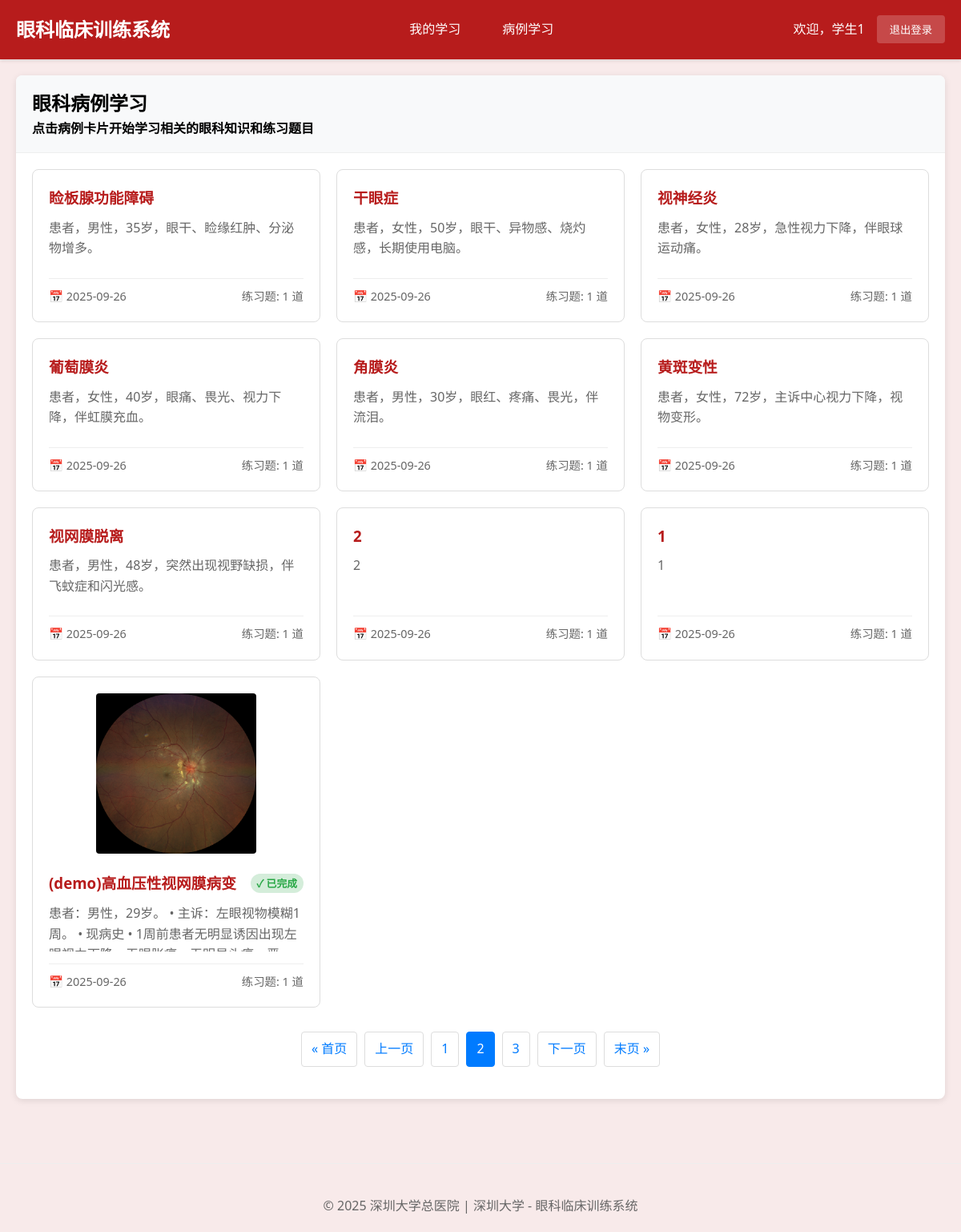
Page /student/cases/?page=2 (signed in) on the committed database.
### cases/models.py (models this page shows, shortened)
class Case(models.Model):
    title = models.CharField('病例名称', max_length=200, help_text='病例的标题或名称')    # charfield 对应 string的短文本
    description = models.TextField('病例描述', help_text='详细的病例描述和背景信息')    # textfield 对应 string的长文本
    symptoms = models.TextField('症状表现', help_text='患者的主要症状和表现')
    diagnosis = models.TextField('诊断结果', help_text='各项检查的详细结果', default='待补充')
    image = models.ImageField('病例图像', upload_to='case_images/', blank=True, null=True,
                             help_text='相关的检查图片或眼底照片')    # imagefield 对应 图片类型
    difficulty = models.CharField('难度等级', max_length=10,
                                 choices=[('easy', '简单'), ('medium', '中等'), ('hard', '困难')],
                                 default='medium', help_text='病例难度等级')
    case_type = models.CharField('病例类型', max_length=20,
                                choices=[('clinical', '临床病例'), ('surgery', '手术病例'), ('emergency', '急诊病例')],
                                default='clinical', help_text='病例类型分类')
    created_at = models.DateTimeField('创建时间', auto_now_add=True)    # datetimefield 对应 日期时间类型
    updated_at = models.DateTimeField('更新时间', auto_now=True)
    is_active = models.BooleanField('是否启用', default=True, help_text='是否在教学中使用此病例') # boolean 对应 bool类型
    class Meta:
        verbose_name = '眼科病例'
        verbose_name_plural = '眼科病例'
        ordering = ['-created_at']

### cases/views.py (the view)
# urls.py: path('student/cases/', views.student_case_list, name='student_case_list'),
@login_required
@user_passes_test(is_student, login_url='login')
def student_case_list(request):
    cases = Case.objects.filter(is_active=True).order_by('-created_at')
    progress, _ = UserProgress.objects.get_or_create(user=request.user)
    completed_cases = set(progress.completed_cases.values_list('id', flat=True))
    paginator = Paginator(cases, 10)
    page_number = request.GET.get('page')
    page_obj = paginator.get_page(page_number)
    context = {
        'page_obj': page_obj,
        'completed_cases': completed_cases,
    }
    return render(request, 'student/case_list.html', context)

### cases/views.py (called while the page is built)
def is_student(user):
    return user.groups.filter(name='Students').exists()

### cases/templates/student/case_list.html (shortened to what this page needs)
{% extends 'base.html' %}
{% load static %}
{% block content %}
<div class="card">
    <div class="card-header">
        <h2>眼科病例学习</h2>
        <p>点击病例卡片开始学习相关的眼科知识和练习题目</p>
    </div>
    <div class="card-body">
        <div style="display: grid; grid-template-columns: repeat(auto-fit, minmax(300px, 1fr)); gap: 20px;">
            {% for case in page_obj %}
            <div class="case-card" style="border: 1px solid #ddd; border-radius: 8px; padding: 20px; background: white; transition: transform 0.2s, box-shadow 0.2s; cursor: pointer;"
                 data-case-url="{% url 'student_case_detail' case.id %}" onclick="location.href=this.dataset.caseUrl">
                {% if case.image %}
                <div style="text-align: center; margin-bottom: 15px;">
                    <img src="{{ case.image.url }}" alt="{{ case.title }}" style="max-width: 100%; height: 200px; object-fit: cover; border-radius: 4px;">
                </div>
                {% endif %}
                <h3 style="color: #b71c1c; margin-bottom: 10px; display: flex; align-items: center; justify-content: space-between;">
                    {{ case.title }}
                    {% if case.id in completed_cases %}
                    <span style="color: #28a745; font-size: 0.8rem; background: #d4edda; padding: 2px 8px; border-radius: 12px;">✓ 已完成</span>
                    {% endif %}
                </h3>
                <p style="color: #666; line-height: 1.6; margin-bottom: 15px; height: 60px; overflow: hidden;">
                    {{ case.description|truncatewords:20 }}
                </p>
                <div style="border-top: 1px solid #eee; padding-top: 10px; font-size: 0.9rem; color: #666;">
                    <span>📅 {{ case.created_at|date:"Y-m-d" }}</span>
                    <span style="float: right;">练习题: {{ case.exercises.count }} 道</span>
                </div>
            </div>
            {% empty %}
            <div style="text-align: center; padding: 40px; color: #666;">
                <p>暂无病例数据</p>
                <p>请联系教师添加学习内容</p>
            </div>
            {% endfor %}
        </div>
        {% if page_obj.has_other_pages %}
        <div class="pagination" style="text-align: center; margin-top: 30px;">
            {% if page_obj.has_previous %}
                <a href="?page=1" style="display: inline-block; padding: 8px 12px; margin: 0 2px; text-decoration: none; border: 1px solid #ddd; border-radius: 4px; color: #007bff;">&laquo; 首页</a>
                <a href="?page={{ page_obj.previous_page_number }}" style="display: inline-block; padding: 8px 12px; margin: 0 2px; text-decoration: none; border: 1px solid #ddd; border-radius: 4px; color: #007bff;">上一页</a>
            {% endif %}
            {% for num in page_obj.paginator.page_range %}
                {% if page_obj.number == num %}
                    <span style="display: inline-block; padding: 8px 12px; margin: 0 2px; background: #007bff; color: white; border: 1px solid #007bff; border-radius: 4px;">{{ num }}</span>
                {% elif num > page_obj.number|add:'-3' and num < page_obj.number|add:'3' %}
                    <a href="?page={{ num }}" style="display: inline-block; padding: 8px 12px; margin: 0 2px; text-decoration: none; border: 1px solid #ddd; border-radius: 4px; color: #007bff;">{{ num }}</a>
                {% endif %}
            {% endfor %}
            {% if page_obj.has_next %}
                <a href="?page={{ page_obj.next_page_number }}" style="display: inline-block; padding: 8px 12px; margin: 0 2px; text-decoration: none; border: 1px solid #ddd; border-radius: 4px; color: #007bff;">下一页</a>
                <a href="?page={{ page_obj.paginator.num_pages }}" style="display: inline-block; padding: 8px 12px; margin: 0 2px; text-decoration: none; border: 1px solid #ddd; border-radius: 4px; color: #007bff;">末页 &raquo;</a>
            {% endif %}
        </div>
        {% endif %}
    </div>
</div>
{% endblock %}

### cases/templates/base.html (shortened to what this page needs)
{% load static %}
<!DOCTYPE html>
<html lang="zh-cn">
<head>
    <link rel="stylesheet" href="https://cdnjs.cloudflare.com/ajax/libs/font-awesome/6.0.0/css/all.min.css">
</head>
<body>
    <header class="header">
        <div class="nav-container">
            <div class="logo">眼科临床训练系统</div>
            {% if user.is_authenticated %}
            <nav class="nav-links">
                {% if user.groups.all.0.name == 'Teachers' or user.is_superuser %}
                    <a href="{% url 'teacher_dashboard' %}">仪表板</a>
                    <a href="{% url 'teacher_case_list' %}">病例管理</a>
                    <a href="{% url 'teacher_student_progress_list' %}">学生进度</a>
                    <a href="/admin/">系统管理</a>
                {% else %}
                    <a href="{% url 'student_dashboard' %}">我的学习</a>
                    <a href="{% url 'student_case_list' %}">病例学习</a>
                {% endif %}
            </nav>
            <div class="user-info">
                <span>欢迎，{{ user.get_full_name|default:user.username }}</span>
                <form method="post" action="{% url 'logout' %}" style="display: inline;">
                    <button type="submit" class="logout-btn">退出登录</button>
                </form>
            </div>
            {% endif %}
        </div>
    </header>
    <main class="container">
        {% block content %}{% endblock %}
    </main>
    <footer class="footer">
        <p>&copy; 2025 深圳大学总医院 | 深圳大学 - 眼科临床训练系统</p>
    </footer>
</body>
</html>

### cases/templates/base.html (style rules this page uses)
* { margin: 0; padding: 0; box-sizing: border-box; }
body { font-family: 'Segoe UI', Tahoma, Geneva, Verdana, sans-serif; background: #f8eaea; line-height: 1.6; }
.header { background: #b71c1c; color: white; padding: 1rem 0; box-shadow: 0 2px 4px rgba(0,0,0,0.1); }
.nav-container { max-width: 1200px; margin: 0 auto; padding: 0 20px; display: flex; justify-content: space-between; align-items: center; }
.logo { font-size: 1.5rem; font-weight: bold; }
.nav-links { display: flex; gap: 20px; }
.nav-links a { color: white; text-decoration: none; padding: 8px 16px; border-radius: 4px; transition: background 0.3s; }
.user-info { display: flex; align-items: center; gap: 15px; }
.logout-btn { background: rgba(255,255,255,0.2); color: white; border: none; padding: 8px 16px; border-radius: 4px; cursor: pointer; text-decoration: none; }
.container { max-width: 1200px; margin: 0 auto; padding: 20px; }
.card { background: white; border-radius: 8px; box-shadow: 0 2px 8px rgba(0,0,0,0.1); margin-bottom: 20px; }
.card-header { padding: 16px 20px; border-bottom: 1px solid #eee; font-weight: bold; background: #f8f9fa; border-radius: 8px 8px 0 0; }
.card-body { padding: 20px; }
.pagination { display: flex; justify-content: center; gap: 5px; margin: 20px 0; }
.pagination a, .pagination span { padding: 8px 12px; text-decoration: none; border: 1px solid #ddd; border-radius: 4px; }
.footer { text-align: center; color: #666; padding: 40px 0 20px 0; margin-top: 40px; border-top: 1px solid #eee; }

### rows in the picture
Case: title "睑板腺功能障碍", description "患者，男性，35岁，眼干、睑缘红肿、分泌物增多。", created_at "2025-09-26", exercises.count "1"
Case: title "干眼症", description "患者，女性，50岁，眼干、异物感、烧灼感，长期使用电脑。", created_at "2025-09-26", exercises.count "1"
Case: title "视神经炎", description "患者，女性，28岁，急性视力下降，伴眼球运动痛。", created_at "2025-09-26", exercises.count "1"
Case: title "葡萄膜炎", description "患者，女性，40岁，眼痛、畏光、视力下降，伴虹膜充血。", created_at "2025-09-26", exercises.count "1"
Case: title "角膜炎", description "患者，男性，30岁，眼红、疼痛、畏光，伴流泪。", created_at "2025-09-26", exercises.count "1"
Case: title "黄斑变性", description "患者，女性，72岁，主诉中心视力下降，视物变形。", created_at "2025-09-26", exercises.count "1"
Case: title "视网膜脱离", description "患者，男性，48岁，突然出现视野缺损，伴飞蚊症和闪光感。", created_at "2025-09-26", exercises.count "1"
Case: title "2", description "2", created_at "2025-09-26", exercises.count "1"
Case: title "1", description "1", created_at "2025-09-26", exercises.count "1"
Case: image (picture), title "(demo)高血压性视网膜病变", shows "✓ 已完成", description "患者：男性，29岁。 • 主诉：左眼视物模糊1周。 • 现病史 •…", created_at "2025-09-26", exercises.count "1"

### other values in the picture
{{ user.get_full_name|default:user.username }} "学生1"
{{ num }} "1" "3"
{{ num }} "2"
